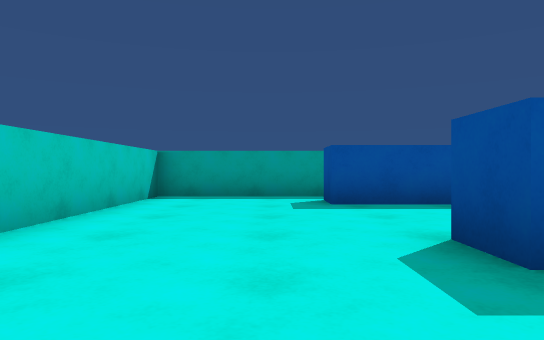
View 1 (above)

16 first-person views from a walk through a 3-D level made in the Unity game engine. The camera is 0.58 m above the floor, looks level and sees 70° across. The floor is counted in squares, 1 m on a side. Each view is taken from the middle of a square. On the plan, view 1 faces up. The plan holds only what a view shows up to about 10 squares ahead; the rest is blank. The player character is not drawn.

View 2
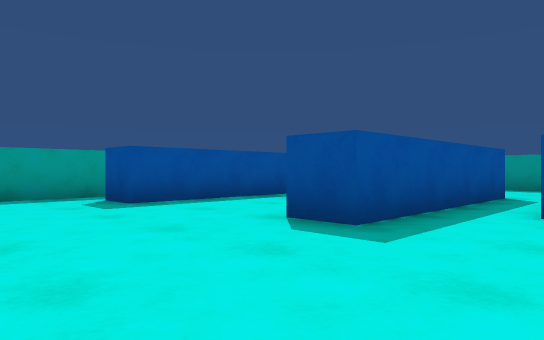

View 3
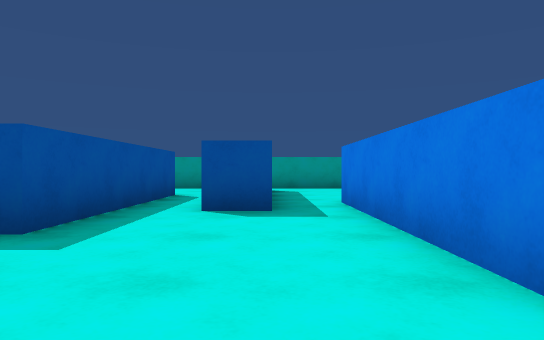

View 4
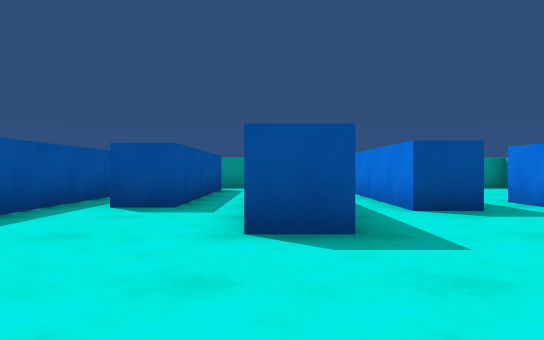

View 5
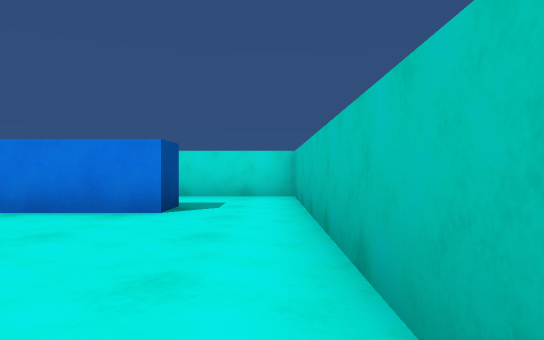

View 6
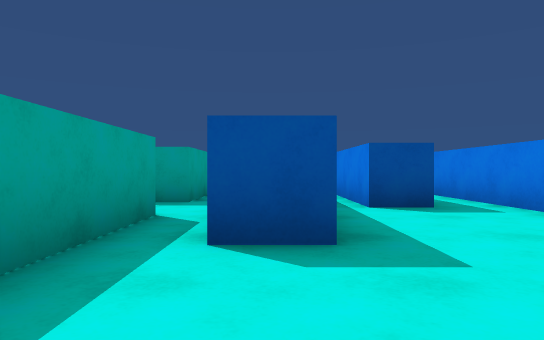

View 7
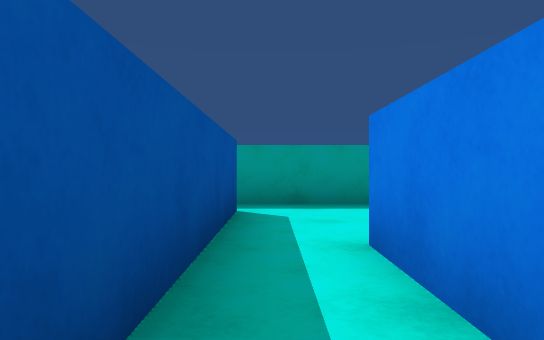

View 8
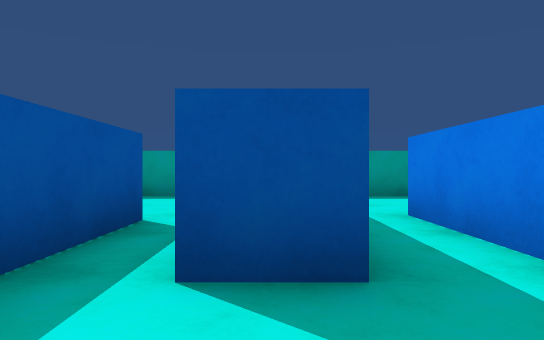

View 9
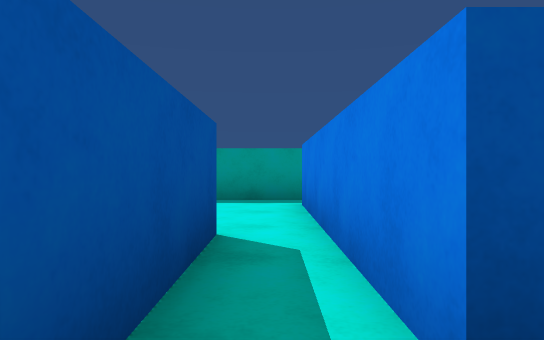

View 10
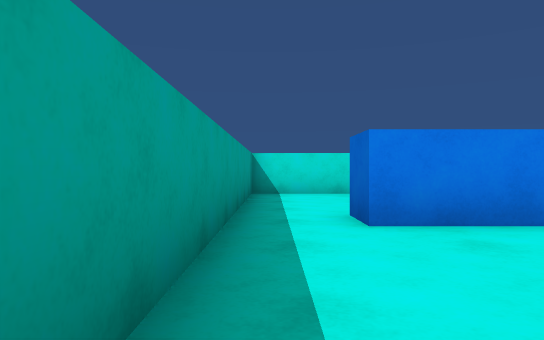

View 11
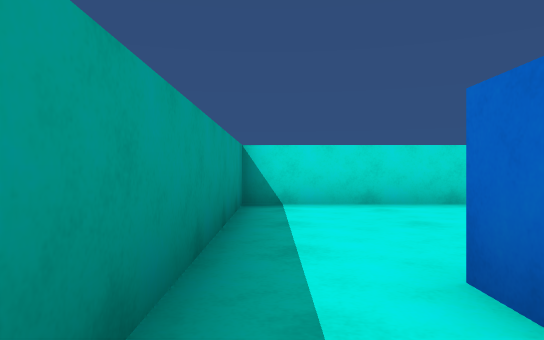

View 12
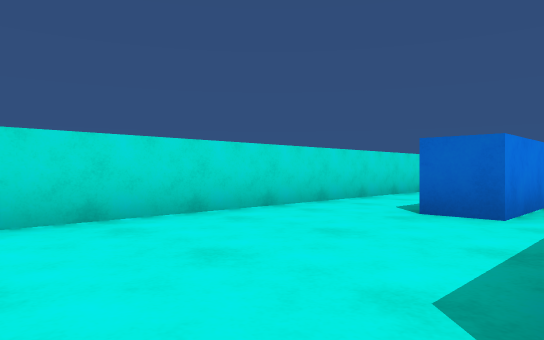

View 13
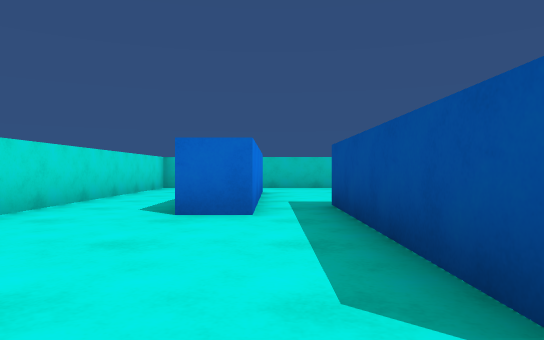

View 14
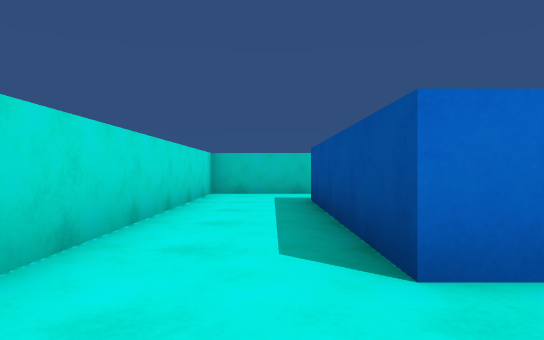

View 15
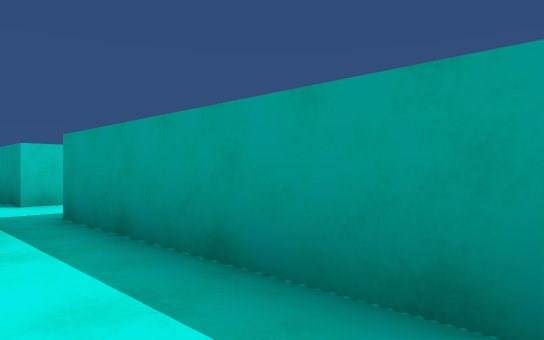

View 16
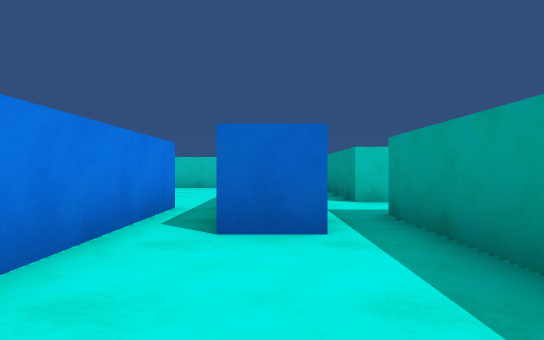

### Floor plan
Points are (right, up) in squares from view 1. A wall is a line through its corners. A room is listed if a view was taken in it or the views show most of it. See-through windows are left out.
Room 1 (views 1, 2, 3, 4, 5, 6, 7, 8, 9)
walls: (3.2, 3.2) (4.4, 3.2); (4, 4.5) (4, 5.5) (6.5, 5.5); (3.5, 2.2) (1.5, 2.2) (1.5, 3.2); (1.5, 8.5) (-2.5, 8.5) (-2.5, -0.5); (3.5, 0) (3.5, 1); (-0.5, -1.3) (5, -1.3); (6.5, 6.5) (1, 6.5) (1, 7.5)
ways out: opening at (4.5, 3) to room 2; opening at (-1.5, -1.5) to room 3; opening at (5.5, 6) to room 4; opening at (1, 8) to room 5
Room 2 (views 10, 11)
walls: (7, 2.2) (3.5, 2.2); (9.5, 4.5) (4, 4.5); (10.5, 1.5) (10.5, 5.4); (4.4, 3.2) (7, 3.2); (3.5, 1) (9, 1)
ways out: opening at (4.5, 3) to room 1; opening at (10, 0.5) to room 3; opening at (10, 5) to room 4
Room 3 (views 12, 13, 14)
walls: (5, -1.3) (5, -2.2) (-0.5, -2.2) (-0.5, -1.3); (8.6, 0) (3.5, 0); (9, 1) (9, 0); (-2.5, -0.5) (-2.5, -4.5) (10.5, -4.5) (10.5, 1.5)
ways out: opening at (-1.5, -1.5) to room 1; opening at (10, 0.5) to room 2
Room 4 (views 15, 16)
walls: (6.5, 7.6) (6.5, 6.5); (6.5, 5.5) (9.5, 5.5); (9.7, 8.5) (5, 8.5); (10.5, 5.4) (10.5, 7.9)
ways out: opening at (5.5, 6) to room 1; opening at (10, 5) to room 2; opening at (5, 8) to room 5
Room 5 (no view inside)
walls: (3, 9.1) (3, 8.5) (1.5, 8.5); (5, 8.5) (5, 9.1)
ways out: opening at (1, 8) to room 1; opening at (5, 8) to room 4

Where each view was taken, in squares from view 1:
view 1: 0 up, 0 right, facing up
view 2: 0 up, 2 left, facing up-right
view 3: 0 up, 2 left, facing right
view 4: 3 up, 2 left, facing right
view 5: 4 up, 2 left, facing down
view 6: 7 up, 2 left, facing right
view 7: 4 up, 4 right, facing right
view 8: 5 up, 2 right, facing right
view 9: 6 up, 3 right, facing right
view 10: 5 up, 10 right, facing down
view 11: 2 up, 10 right, facing down
view 12: 0 up, 10 right, facing down-left
view 13: 1 down, 10 right, facing left
view 14: 3 down, 7 right, facing left
view 15: 7 up, 10 right, facing up-left
view 16: 7 up, 10 right, facing left
